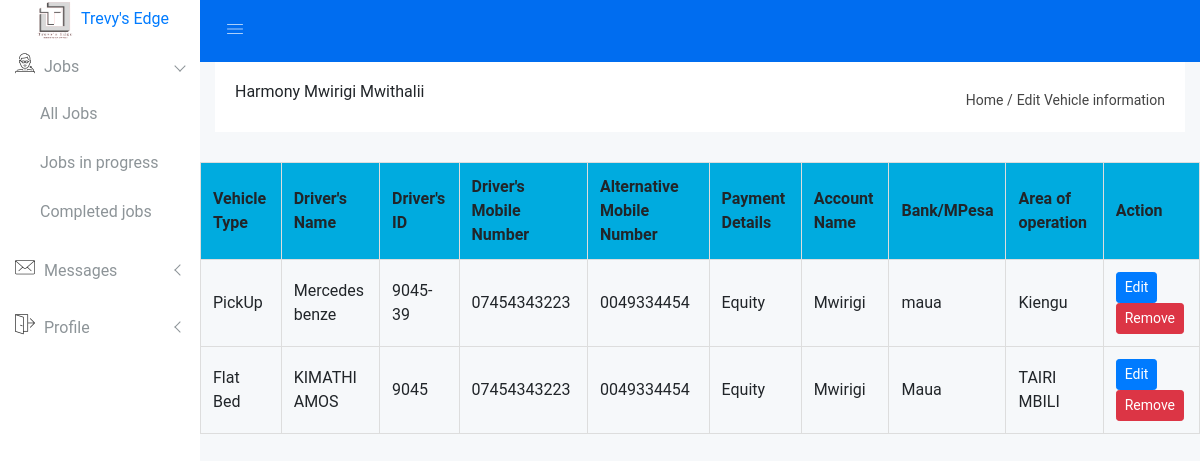
/vehicles (signed in), run on the app's committed database.
### treaville/model.py (models this page shows, shortened)
class Transporter(db.Model, UserMixin):
    id = db.Column(db.Integer, primary_key=True)
    full_name = db.Column(db.String(150), nullable=False)
    company_name = db.Column(db.String(150), nullable=False)
    Id_number = db.Column(db.String(150), nullable=False)
    email_adress = db.Column(db.String(150), nullable=False, unique = True)
    login_password = db.Column(db.String(150), nullable=False)
    owner_mobile = db.Column(db.String(150), nullable=False)
    alt_mobile = db.Column(db.String(150), nullable=False)
    requestscargo = db.relationship('Bookingcargo', backref = 'cargorequests')
    requestspassenger = db.relationship('Bookingpassenger', backref = 'cargorequests')
    requestsConstraction = db.relationship('Bookingconstraction', backref = 'cargorequests')
    vehicle = db.relationship('Vehicle', backref ='OWNEDBY', lazy = True)
    pending = db.Column(db.Boolean, default = True)

class Vehicle(db.Model):
    id = db.Column(db.Integer, primary_key=True)
    vehicle_type = db.Column(db.String(150), nullable=False)
    driver_name = db.Column(db.String(150), nullable=False)
    driver_id = db.Column(db.String(150), nullable=False ,unique = True)
    driver_no =db.Column(db.String(150), nullable=False)
    alt_no = db.Column(db.String(150), nullable=False)
    payment_account = db.Column(db.String(150), nullable=False)
    account_name = db.Column(db.String(150), nullable=False)
    band_branch_name = db.Column(db.String(150), nullable=False)
    aop = db.Column(db.String(150), nullable=False)
    town = db.Column(db.String(150), nullable=False)
    log_book = db.Column(db.LargeBinary, nullable = False)
    log_book_name = db.Column(db.String(150), nullable=False)
    licence = db.Column(db.LargeBinary, nullable = False)
    licence_name = db.Column(db.String(150), nullable=False)
    owner = db.Column(db.Integer, db.ForeignKey('transporter.id'))
    approved = db.Column(db.Boolean, default = False)

### treaville/vehicle/route.py (the view)
@vehicless.route("/vehicles")
@login_required
def vehicles():
    vehicles = Vehicle.query.filter_by(owner = current_user.id).all()
    return render_template("edit-vehicle-info.html", vehicles = vehicles)

### treaville/model.py (called while the page is built)
@login_manager.user_loader
def load_user(user_id):
    if 'user_type' in session:
        if session["user_type"] == "client":
            return Client.query.get(int(user_id))
        if session["user_type"] == "transporter":
            return Transporter.query.get(int(user_id))

### treaville/templates/edit-vehicle-info.html (shortened to what this page needs)
<!doctype html>
<html class="no-js" lang="en">
<head>
     <link rel="stylesheet" href="/static/lcss/main.css">
    <link rel="stylesheet" href="https://cdn.jsdelivr.net/npm/bootstrap@4.6.2/dist/css/bootstrap.min.css">
    <link rel="stylesheet" href="/static/lcss/font-awesome.min.css">
    <link rel="stylesheet" href="/static/lcss/owl.carousel.css">
    <link rel="stylesheet" href="/static/lcss/owl.theme.css">
    <link rel="stylesheet" href="/static/lcss/owl.transitions.css">
    <link rel="stylesheet" href="/static/lcss/animate.css">
    <link rel="stylesheet" href="/static/lcss/normalize.css">
    <link rel="stylesheet" href="/static/lcss/meanmenu.min.css">
    <link rel="stylesheet" href="/static/lcss/educate-custon-icon.css">
    <link rel="stylesheet" href="/static/lcss/morrisjs/morris.css">
    <link rel="stylesheet" href="/static/lcss/scrollbar/jquery.mCustomScrollbar.min.css">
    <link rel="stylesheet" href="/static/lcss/metisMenu/metisMenu.min.css">
    <link rel="stylesheet" href="/static/lcss/metisMenu/metisMenu-vertical.css">
    <link rel="stylesheet" href="/static/css/calendar/fullcalendar.min.css">
    <link rel="stylesheet" href="/static/css/calendar/fullcalendar.print.min.css">
    <link rel="stylesheet" href="/static/style.css">
    <link rel="stylesheet" href="/static/lcss/responsive.css">
</head>
<body>
   <div class="left-sidebar-pro">
    <nav id="sidebar" class="">
        <div class="sidebar-header">
            <a href="index.html"><img class="main-logo" src="../static/assets/img/logonoBG.png" style="width:50px; height:40px;" alt="" />Trevy's Edge</a>
           <br> <strong><a href="#"><img src="" alt="" /> Vehicle information</a></strong>
        </div>
        <div class="left-custom-menu-adp-wrap comment-scrollbar">
            <nav class="sidebar-nav left-sidebar-menu-pro">
                <ul class="metismenu" id="menu1">
                    <li class="active">
                        <a class="has-arrow" href="all-jobs.html" aria-expanded="false"><span class="educate-icon educate-professor icon-wrap"></span> <span class="mini-click-non">Jobs</span></a>
                        <ul class="submenu-angle" aria-expanded="false">
                          <li><a title="" href="{{url_for('transpot.dashboard')}}" id="table1-link"><span class="mini-sub-pro">All Jobs</span></a></li>
                            <li><a title="" href="{{url_for('transpot.dashboard')}}"><span class="mini-sub-pro" id="table2-link">Jobs in progress</span></a></li>
                            <li><a title="" href="{{url_for('transpot.dashboard')}}"><span class="mini-sub-pro" id="table3-link">Completed jobs</span></a></li>
                        </ul>
                    </li>
                    <li>
                        <a class="has-arrow" href="" aria-expanded="false"><span class="educate-icon educate-message icon-wrap"></span> <span class="mini-click-non">Messages</span></a>
                    </li>
                    <li >
                        <a class="has-arrow" href="#" aria-expanded="false"><span class="educate-icon educate-pages icon-wrap"></span> <span class="mini-click-non">Profile</span></a>
                    </li>
                </ul>
            </nav>
        </div>
    </nav>
</div>
 <div class="all-content-wrapper">
    <div class="container-fluid">
        <div class="row">
            <div class="col-lg-12 col-md-12 col-sm-12 col-xs-12">
                <div class="logo-pro">
                    <a href="index.php"><img class="main-logo" src="../static/assets/img/logonoBG.png" alt="" style="width:50px; height:40px;" /></a>
                </div>
            </div>
        </div>
    </div>
    <div class="header-advance-area">
        <div class="header-top-area">
            <div class="container-fluid">
                <div class="row">
                    <div class="col-lg-12 col-md-12 col-sm-12 col-xs-12">
                        <div class="header-top-wraper">
                            <div class="row">
                                <div class="col-lg-1 col-md-0 col-sm-1 col-xs-12">
                                    <div class="menu-switcher-pro">
                                        <button type="button" id="sidebarCollapse" class="btn bar-button-pro header-drl-controller-btn btn-info navbar-btn">
                                                <i class="educate-icon educate-nav"></i>
                                            </button>
                                    </div>
                                </div>
                            </div>
                        </div>
                    </div>
                </div>
            </div>
        </div>
            <div class="breadcome-area">
                <div class="container-fluid">
                    <div class="row">
                        <div class="col-lg-12 col-md-12 col-sm-12 col-xs-12">
                            <div class="breadcome-list">
                                <div class="row">
                                    <div class="col-lg-6 col-md-6 col-sm-6 col-xs-12">
                            <div class="d-flex"  ><div id="profileImage"></div>
                                   <span class="bread-blod" id="fullNames">{{current_user.full_name}}</span>
                                            </div>
                                    </div>
                                    <div class="col-lg-6 col-md-6 col-sm-6 col-xs-12">
                                        <ul class="breadcome-menu">
                                            <li><a href="#">Home</a> <span class="bread-slash">/</span>
                                            </li>
                                            <li><span class="bread-blod">Edit Vehicle information</span>
                                            </li>
                                        </ul>
                                    </div>
                                </div>
                            </div>
                        </div>
                    </div>
                </div>
            </div>
        </div>
<div class="table-container">
  <table id="vehicle-info">
    <thead>
      <tr>
        <th>Vehicle Type</th>
        <th>Driver's Name</th>
        <th>Driver's ID</th>
        <th>Driver's Mobile Number</th>
        <th>Alternative Mobile Number</th>
        <th>Payment Details</th>
        <th>Account Name</th>
        <th>Bank/MPesa</th>
               <th>Area of operation</th>
                <th>Action</th>
      </tr>
    </thead>
    <tbody>
      {% for vehicle in vehicles %}
      <tr>
        <td>{{vehicle.vehicle_type}}</td>
        <td>{{vehicle.driver_name}}</td>
        <td>{{vehicle.driver_id }}</td>
        <td>{{ vehicle.driver_no }}</td>
        <td>{{ vehicle.alt_no }}</td>
        <td>{{ vehicle.payment_account }}</td>
        <td>{{ vehicle.account_name }}</td>
        <td>{{ vehicle.band_branch_name }}</td>
        <td>{{ vehicle.aop }}</td>
        <td><button type="button" class="btn btn-primary btn-sm" onclick="openModal5()">Edit</button>
          <button type="button" class="btn btn-danger btn-sm">Remove</button></td>
      </tr>
      {% endfor %}
    </tbody>
  </table>
</div>
        </div>
</body>
</html>

### treaville/static/lcss/main.css (style rules this page uses)
html { color: #222; font-size: 1em; line-height: 1.4; }
audio, canvas, iframe, img, svg, video { vertical-align: middle; }
table { border-collapse: collapse; width: 100%; margin-bottom: 20px; }
th, td { text-align: left; padding: 12px; border: 1px solid #ddd; }
th { background-color: #00abdf; }

### treaville/static/lcss/metisMenu/metisMenu-vertical.css (style rules this page uses)
.sidebar-nav { background: #fff; }
.sidebar-nav ul { padding: 0; margin: 0; list-style: none; background: #f5f5f5; }
.sidebar-nav .metismenu { background: #fff; display: -webkit-box; display: -ms-flexbox; display: flex; -webkit-box-orient: vertical; -webkit-box-direction: normal; -ms-flex-direction: column; flex-direction: column; }
.sidebar-nav .metismenu li + li { margin-top: 5px; }
.sidebar-nav .metismenu li:last-child { margin-bottom: 5px; }
.sidebar-nav .metismenu > li { display: -webkit-box; display: -ms-flexbox; display: flex; -webkit-box-orient: vertical; -webkit-box-direction: normal; -ms-flex-direction: column; flex-direction: column; position: relative; }
.sidebar-nav .metismenu a { position: relative; display: block; padding: 13px 15px; color: #444; outline-width: 0; transition: all .3s ease-out; font-size:16px; font-weight:400; }
.sidebar-nav .metismenu ul a { padding: 10px 15px 10px 40px; }
.sidebar-nav .metismenu li .icon-wrap { margin-right:5px; font-size:20px; color:#303030; }

### data on the page
Transporter: full_name "Harmony Mwirigi Mwithalii"
Vehicle: vehicle_type "PickUp", driver_name "Mercedes benze", driver_id "9045-39", driver_no "07454343223", alt_no "0049334454", payment_account "Equity", account_name "Mwirigi", band_branch_name "maua", aop "Kiengu"
Vehicle: vehicle_type "Flat Bed", driver_name "KIMATHI AMOS", driver_id "9045", driver_no "07454343223", alt_no "0049334454", payment_account "Equity", account_name "Mwirigi", band_branch_name "Maua", aop "TAIRI MBILI"
